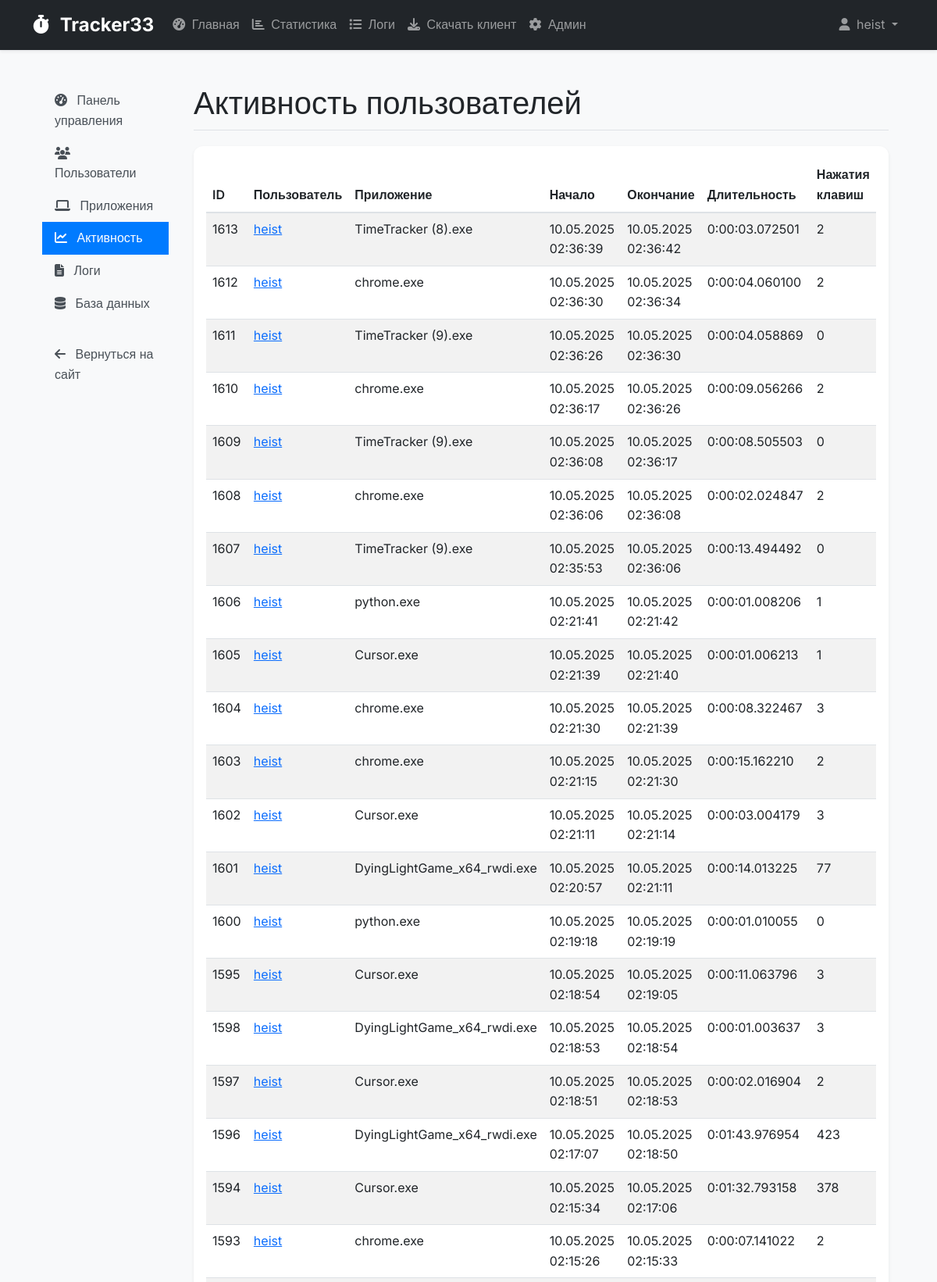
Page /admin-panel/activities/ (signed in, upper part) on the committed database.
### users/models.py (models this page shows, shortened)
class CustomUser(AbstractUser):
    groups = models.ManyToManyField(
        'auth.Group',
        verbose_name='groups',
        blank=True,
        help_text='The groups this user belongs to.',
        related_name='custom_user_set',
        related_query_name='custom_user'
    )
    user_permissions = models.ManyToManyField(
        'auth.Permission',
        verbose_name='user permissions',
        blank=True,
        help_text='Specific permissions for this user.',
        related_name='custom_user_set',
        related_query_name='custom_user'
    )
    department = models.CharField(max_length=100, verbose_name='Отдел')
    position = models.CharField(max_length=100, verbose_name='Должность')
    is_active_tracking = models.BooleanField(default=True, verbose_name='Активное отслеживание')
    class Meta:
        verbose_name = 'Пользователь'
        verbose_name_plural = 'Пользователи'

### tracking/models.py (models this page shows, shortened)
class UserActivity(models.Model):
    user = models.ForeignKey(CustomUser, on_delete=models.CASCADE, verbose_name='Пользователь')
    application = models.ForeignKey(Application, on_delete=models.CASCADE, verbose_name='Приложение')
    start_time = models.DateTimeField(verbose_name='Время начала')
    end_time = models.DateTimeField(verbose_name='Время окончания')
    duration = models.DurationField(verbose_name='Длительность', null=True, blank=True)
    keyboard_presses = models.IntegerField(default=0, verbose_name='Количество нажатий клавиш')
    class Meta:
        verbose_name = 'Активность пользователя'
        verbose_name_plural = 'Активности пользователей'
        indexes = [
            models.Index(fields=['user', 'start_time']),
            models.Index(fields=['user', 'end_time']),
            models.Index(fields=['application', 'start_time']),
            models.Index(fields=['application', 'end_time']),
        ]

class Application(models.Model):
    user = models.ForeignKey(CustomUser, on_delete=models.CASCADE, related_name='tracked_apps', null=True, blank=True)
    name = models.CharField(max_length=255, verbose_name='Название приложения')
    process_name = models.CharField(max_length=255, verbose_name='Имя процесса')
    is_active = models.BooleanField(default=True, verbose_name='Активно')
    is_productive = models.BooleanField(default=False, verbose_name='Полезное приложение')
    created_at = models.DateTimeField(default=timezone.now)
    updated_at = models.DateTimeField(auto_now=True)
    class Meta:
        verbose_name = 'Приложение'
        verbose_name_plural = 'Приложения'
        unique_together = ('user', 'process_name')
        ordering = ['name']
        indexes = [
            models.Index(fields=['user', 'is_active']),
            models.Index(fields=['user', 'is_productive']),
            models.Index(fields=['process_name']),
        ]

### admin_panel/views.py (the view)
# urls.py: path('activities/', views.ActivityListView.as_view(), name='activities'),
class ActivityListView(LoginRequiredMixin, SuperUserRequiredMixin, ListView):
    model = UserActivity
    template_name = 'admin_panel/activity_list.html'
    context_object_name = 'activities'
    paginate_by = 50
    def get_queryset(self):
        return UserActivity.objects.select_related('user', 'application').order_by('-start_time')

### admin_panel/views.py (called while the page is built)
    def test_func(self):
        return self.request.user.is_superuser

### tracking/logging.py (called while the page is built)
    @staticmethod
    def log_view_performance(view_name, response_time, status_code):
        log_data = {
            'timestamp': datetime.now().isoformat(),
            'view_name': view_name,
            'response_time': response_time,
            'status_code': status_code
        }
        performance_logger.info(json.dumps(log_data))

### templates/admin_panel/activity_list.html (shortened to what this page needs)
{% extends 'admin_panel/base_admin.html' %}
{% block admin_content %}
<h1 class="admin-title">Активность пользователей</h1>
<div class="card">
    <div class="card-body">
        <div class="table-responsive">
            <table class="table table-striped">
                <thead>
                    <tr>
                        <th>ID</th>
                        <th>Пользователь</th>
                        <th>Приложение</th>
                        <th>Начало</th>
                        <th>Окончание</th>
                        <th>Длительность</th>
                        <th>Нажатия клавиш</th>
                    </tr>
                </thead>
                <tbody>
                    {% for activity in activities %}
                    <tr>
                        <td>{{ activity.id }}</td>
                        <td>
                            <a href="{% url 'admin_panel:user_detail' activity.user.id %}">
                                {{ activity.user.username }}
                            </a>
                        </td>
                        <td>{{ activity.application.name }}</td>
                        <td>{{ activity.start_time|date:"d.m.Y H:i:s" }}</td>
                        <td>{{ activity.end_time|date:"d.m.Y H:i:s" }}</td>
                        <td>{{ activity.duration }}</td>
                        <td>{{ activity.keyboard_presses }}</td>
                    </tr>
                    {% empty %}
                    <tr>
                        <td colspan="7" class="text-center">Нет активности</td>
                    </tr>
                    {% endfor %}
                </tbody>
            </table>
        </div>
    </div>
</div>
{% endblock %}

### templates/base.html (shortened to what this page needs)
<!DOCTYPE html>
<html lang="ru">
<head>
    <link href="https://cdn.jsdelivr.net/npm/bootstrap@5.3.0/dist/css/bootstrap.min.css" rel="stylesheet">
    <link rel="stylesheet" href="https://cdnjs.cloudflare.com/ajax/libs/font-awesome/6.4.0/css/all.min.css">
</head>
<body>
    <nav class="navbar navbar-expand-lg navbar-dark bg-dark shadow-sm">
        <div class="container">
            <a class="navbar-brand" href="/">
                <i class="fas fa-stopwatch me-2"></i>
                Tracker33
            </a>
            <div class="collapse navbar-collapse" id="navbarNav">
                <ul class="navbar-nav me-auto">
                    {% if user.is_authenticated %}
                        <li class="nav-item">
                            <a class="nav-link" href="{% url 'dashboard' %}">
                                <i class="fas fa-tachometer-alt me-1"></i>
                                Главная
                            </a>
                        </li>
                        <li class="nav-item">
                            <a class="nav-link" href="{% url 'statistics' %}">
                                <i class="fas fa-chart-bar me-1"></i>
                                Статистика
                            </a>
                        </li>
                        <li class="nav-item">
                            <a class="nav-link" href="{% url 'logs' %}">
                                <i class="fas fa-list me-1"></i>
                                Логи
                            </a>
                        </li>
                        <li class="nav-item">
                            <a class="nav-link" href="{% url 'download_tracker' %}">
                                <i class="fas fa-download me-1"></i>
                                Скачать клиент
                            </a>
                        </li>
                        {% if user.is_staff %}
                        <li class="nav-item">
                            <a class="nav-link" href="/admin/">
                                <i class="fas fa-cog me-1"></i>
                                Админ
                            </a>
                        </li>
                        {% endif %}
                    {% endif %}
                </ul>
                <ul class="navbar-nav">
                    {% if user.is_authenticated %}
                        <li class="nav-item dropdown">
                            <a class="nav-link dropdown-toggle" href="#" id="navbarDropdown" role="button" data-bs-toggle="dropdown">
                                <i class="fas fa-user me-1"></i>
                                {{ user.username }}
                            </a>
                        </li>
                    {% endif %}
                </ul>
            </div>
        </div>
    </nav>
    <main class="container mt-4 mb-5">
        {% block content %}{% endblock %}
    </main>
</body>
</html>

### templates/base.html (style rules this page uses)
:root { --primary-color: #0d6efd; --secondary-color: #6c757d; --success-color: #198754; --info-color: #0dcaf0; --warning-color: #ffc107; --danger-color: #dc3545; --light-color: #f8f9fa; --dark-color: #212529; }
body { font-family: 'Inter', sans-serif; background-color: #f8f9fa; line-height: 1.6; }
.navbar-brand { font-weight: 700; font-size: 1.5rem; }
.card { border: none; box-shadow: 0 0.125rem 0.25rem rgba(0, 0, 0, 0.075); border-radius: 0.75rem; transition: transform 0.2s ease-in-out, box-shadow 0.2s ease-in-out; }
.table th { font-weight: 600; border-bottom: 2px solid #dee2e6; }

### templates/admin_panel/base_admin.html (style rules this page uses)
.admin-title { margin-bottom: 20px; border-bottom: 1px solid #dee2e6; padding-bottom: 10px; }

### rows in the picture
CustomUser: username "heist"
UserActivity: id "1613", user.username "heist", application.name "TimeTracker (8).exe", start_time "10.05.2025 02:36:39", end_time "10.05.2025 02:36:42", duration "0:00:03.072501", keyboard_presses "2"
UserActivity: id "1612", user.username "heist", application.name "chrome.exe", start_time "10.05.2025 02:36:30", end_time "10.05.2025 02:36:34", duration "0:00:04.060100", keyboard_presses "2"
UserActivity: id "1611", user.username "heist", application.name "TimeTracker (9).exe", start_time "10.05.2025 02:36:26", end_time "10.05.2025 02:36:30", duration "0:00:04.058869", keyboard_presses "0"
UserActivity: id "1610", user.username "heist", application.name "chrome.exe", start_time "10.05.2025 02:36:17", end_time "10.05.2025 02:36:26", duration "0:00:09.056266", keyboard_presses "2"
UserActivity: id "1609", user.username "heist", application.name "TimeTracker (9).exe", start_time "10.05.2025 02:36:08", end_time "10.05.2025 02:36:17", duration "0:00:08.505503", keyboard_presses "0"
UserActivity: id "1608", user.username "heist", application.name "chrome.exe", start_time "10.05.2025 02:36:06", end_time "10.05.2025 02:36:08", duration "0:00:02.024847", keyboard_presses "2"
UserActivity: id "1607", user.username "heist", application.name "TimeTracker (9).exe", start_time "10.05.2025 02:35:53", end_time "10.05.2025 02:36:06", duration "0:00:13.494492", keyboard_presses "0"
UserActivity: id "1606", user.username "heist", application.name "python.exe", start_time "10.05.2025 02:21:41", end_time "10.05.2025 02:21:42", duration "0:00:01.008206", keyboard_presses "1"
UserActivity: id "1605", user.username "heist", application.name "Cursor.exe", start_time "10.05.2025 02:21:39", end_time "10.05.2025 02:21:40", duration "0:00:01.006213", keyboard_presses "1"
UserActivity: id "1604", user.username "heist", application.name "chrome.exe", start_time "10.05.2025 02:21:30", end_time "10.05.2025 02:21:39", duration "0:00:08.322467", keyboard_presses "3"
UserActivity: id "1603", user.username "heist", application.name "chrome.exe", start_time "10.05.2025 02:21:15", end_time "10.05.2025 02:21:30", duration "0:00:15.162210", keyboard_presses "2"
UserActivity: id "1602", user.username "heist", application.name "Cursor.exe", start_time "10.05.2025 02:21:11", end_time "10.05.2025 02:21:14", duration "0:00:03.004179", keyboard_presses "3"
UserActivity: id "1601", user.username "heist", application.name "DyingLightGame_x64_rwdi.exe", start_time "10.05.2025 02:20:57", end_time "10.05.2025 02:21:11", duration "0:00:14.013225", keyboard_presses "77"
UserActivity: id "1600", user.username "heist", application.name "python.exe", start_time "10.05.2025 02:19:18", end_time "10.05.2025 02:19:19", duration "0:00:01.010055", keyboard_presses "0"
UserActivity: id "1595", user.username "heist", application.name "Cursor.exe", start_time "10.05.2025 02:18:54", end_time "10.05.2025 02:19:05", duration "0:00:11.063796", keyboard_presses "3"
UserActivity: id "1598", user.username "heist", application.name "DyingLightGame_x64_rwdi.exe", start_time "10.05.2025 02:18:53", end_time "10.05.2025 02:18:54", duration "0:00:01.003637", keyboard_presses "3"
UserActivity: id "1597", user.username "heist", application.name "Cursor.exe", start_time "10.05.2025 02:18:51", end_time "10.05.2025 02:18:53", duration "0:00:02.016904", keyboard_presses "2"
UserActivity: id "1596", user.username "heist", application.name "DyingLightGame_x64_rwdi.exe", start_time "10.05.2025 02:17:07", end_time "10.05.2025 02:18:50", duration "0:01:43.976954", keyboard_presses "423"
UserActivity: id "1594", user.username "heist", application.name "Cursor.exe", start_time "10.05.2025 02:15:34", end_time "10.05.2025 02:17:06", duration "0:01:32.793158", keyboard_presses "378"
UserActivity: id "1593", user.username "heist", application.name "chrome.exe", start_time "10.05.2025 02:15:26", end_time "10.05.2025 02:15:33", duration "0:00:07.141022", keyboard_presses "2"
